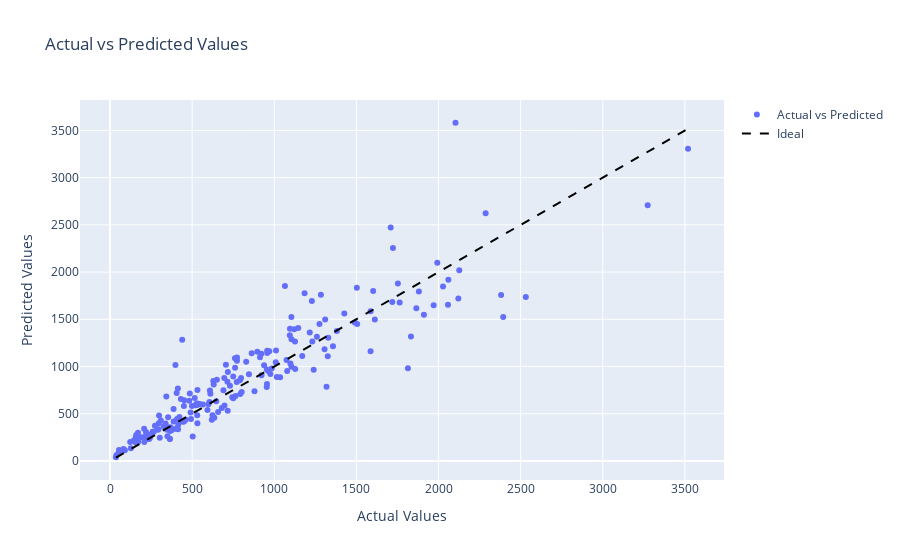

Write notebook code for a chart like this one.
### Code cell
import plotly.graph_objects as go

# Predict on the test set
y_pred = model.predict(x_test)

# Create a scatter plot with actual vs predicted values
fig = go.Figure()

fig.add_trace(go.Scatter(
    x=y_test.flatten(),
    y=y_pred,
    mode='markers',
    name='Actual vs Predicted'
))

# Add a line representing the ideal case
fig.add_trace(go.Scatter(
    x=[min(y_test.flatten()), max(y_test.flatten())],
    y=[min(y_test.flatten()), max(y_test.flatten())],
    mode='lines',
    name='Ideal',
    line=dict(color='black', dash='dash')
))

fig.update_layout(
    title='Actual vs Predicted Values',
    xaxis_title='Actual Values',
    yaxis_title='Predicted Values',
    showlegend=True,
)

fig.show()

### Figure 1 — Plotly figure (JSON) as saved in the notebook; plotly's stock layout.template omitted (floating-point values rounded to 4 significant figures; data arrays with more than 128 entries replaced by an {"elided": "..."} marker saying what was removed)
{"data": [{"mode": "markers", "name": "Actual vs Predicted", "type": "scatter", "x": {"elided": "200 float values"}, "y": {"elided": "200 float values"}}, {"line": {"color": "black", "dash": "dash"}, "mode": "lines", "name": "Ideal", "type": "scatter", "x": [35.91, 3520.0], "y": [35.91, 3520.0]}], "layout": {"showlegend": true, "title": {"text": "Actual vs Predicted Values"}, "xaxis": {"title": {"text": "Actual Values"}}, "yaxis": {"title": {"text": "Predicted Values"}}}}
